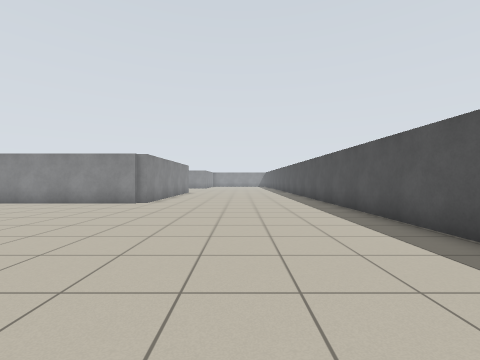
View 1 (above)

24 first-person views from a walk through a robot-simulator world made for Stage. The camera is 0.94 m above the floor, looks level and sees 90° across. The lines on the ground mark 1 m squares. The floor is counted in squares, 1 m on a side. Each view is taken from the middle of a square. On the plan, view 1 faces up. The plan holds only what a view shows up to about 10 squares ahead; the rest is blank. The place goes on beyond the plan. Robots are left out.

View 2
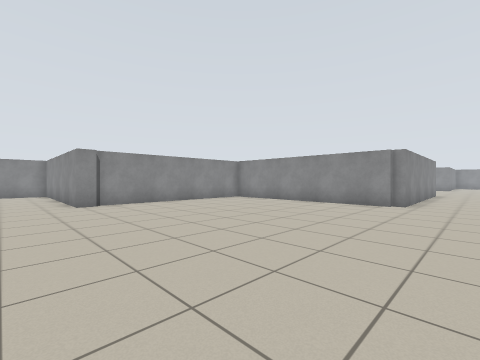

View 3
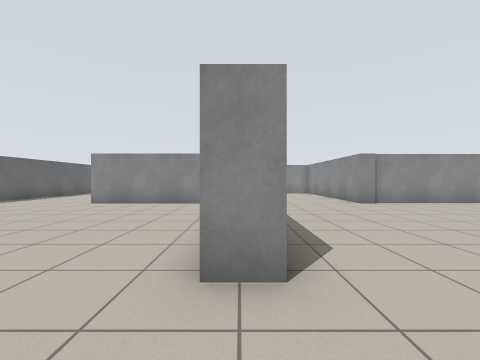

View 4
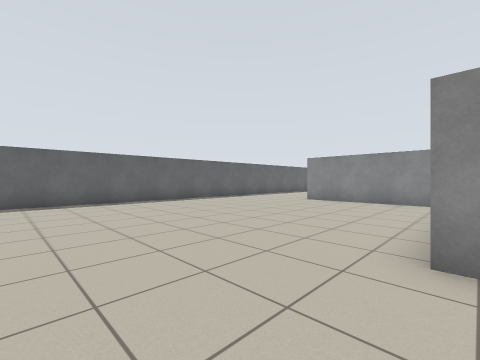

View 5
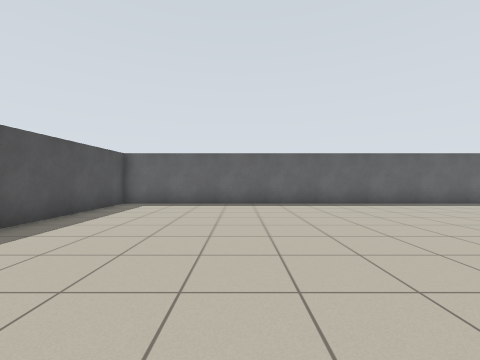

View 6
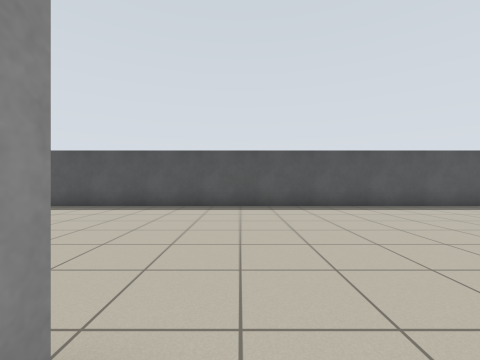

View 7
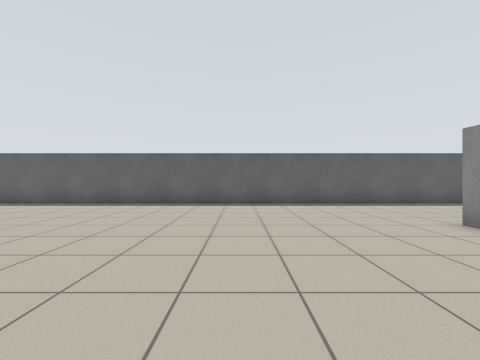

View 8
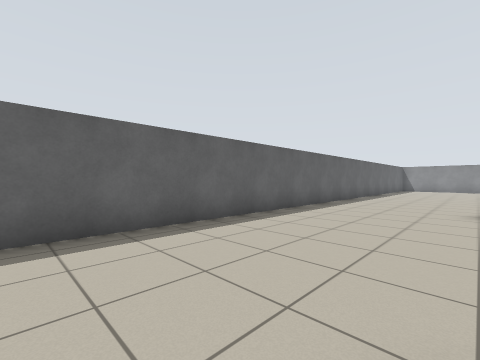

View 9
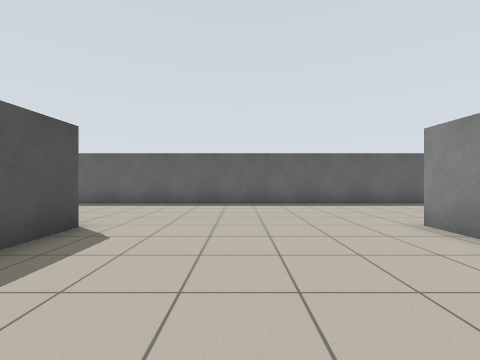

View 10
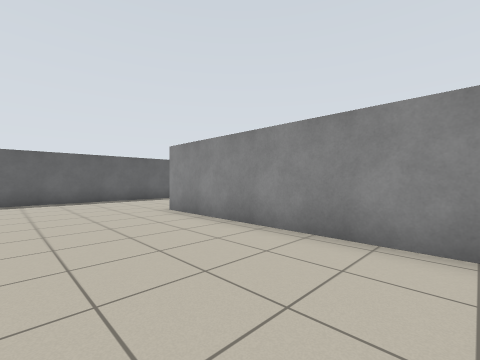

View 11
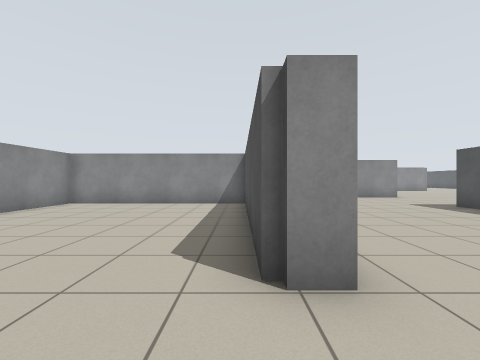

View 12
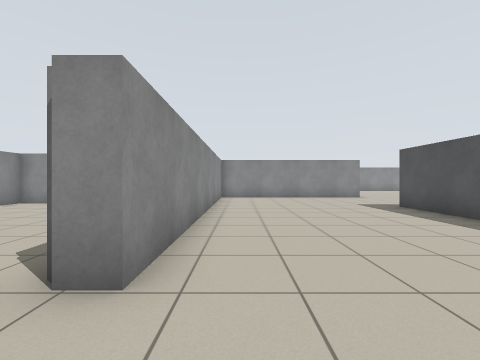

View 13
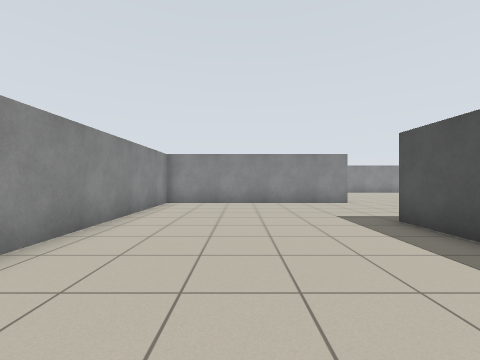

View 14
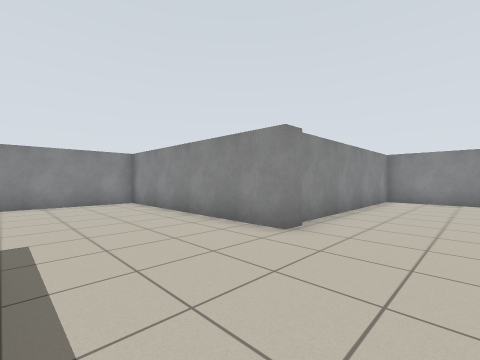

View 15
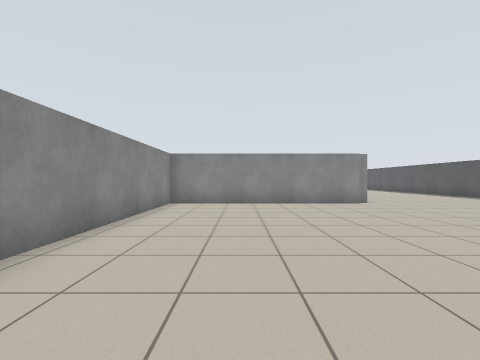

View 16
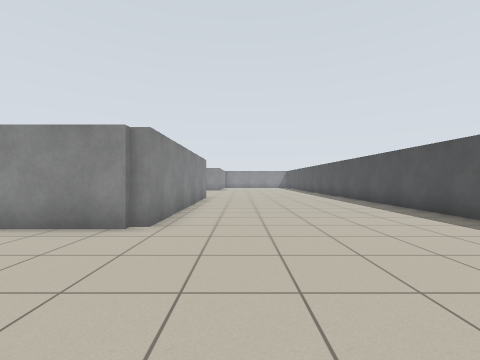

View 17
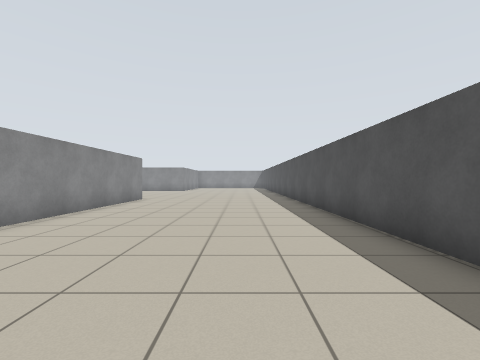

View 18
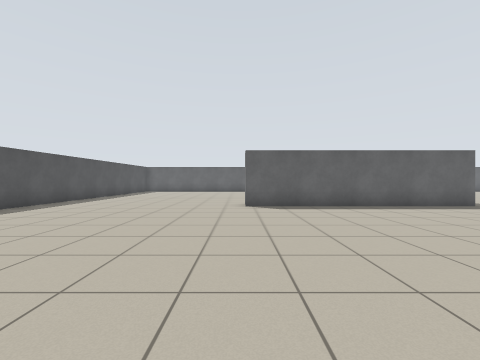

View 19
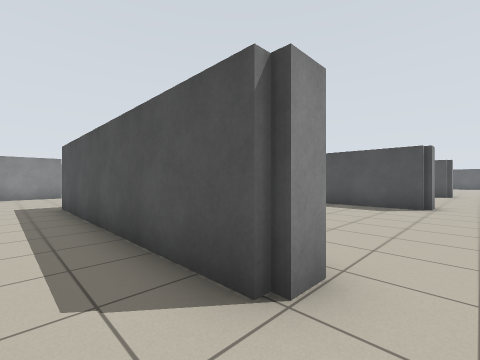

View 20
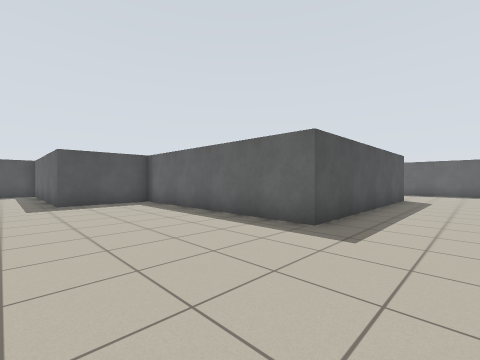

View 21
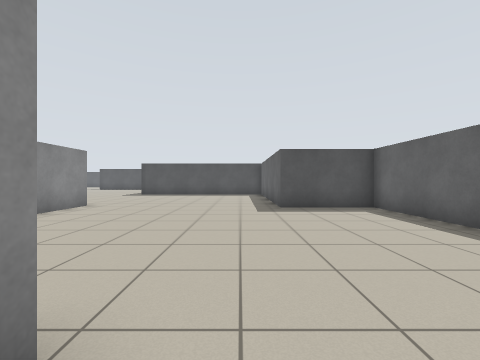

View 22
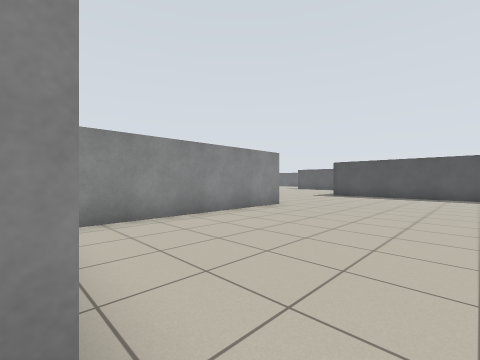

View 23
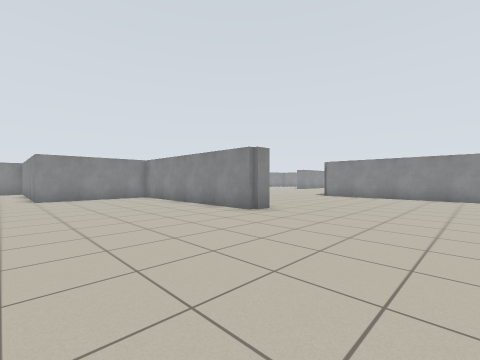

View 24
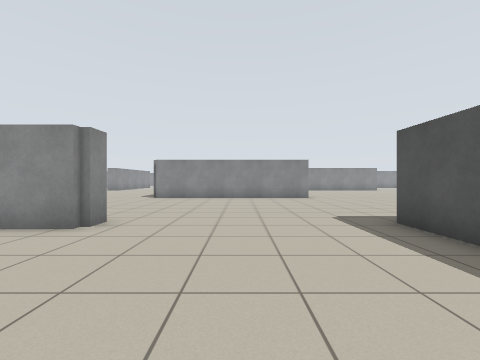

### Floor plan
Points are (right, up) in squares from view 1. A wall is a line through its corners. A room is listed if a view was taken in it or the views show most of it. See-through windows are left out.
Room 1 (views 1, 2, 3, 4, 5, 6, 7, 8, 9, 10, 11, 12, 13, 14, 15, 16, 17, 18, 19)
walls: (-11.6, -4.1) (-11.6, -9); (-12.4, -5.5) (-12.4, -2.6) (-4.2, -2.6) (-4.2, -3.4); (-11.6, 2.5) (-11.6, 1.8) (-19, 1.8) (-19, -9) (-19.8, -9) (-19.8, -1.6); (-19.8, -1.4) (-26.8, -1.4) (-26.8, -9) (-27.6, -9); (-4.1, 9.6) (-11.8, 9.6) (-11.8, 2.4); (-3.8, 15.5) (-3.8, 9.8) (-4.2, 9.8); (-30.4, -13.5) (3.6, -13.5) (3.6, 15.5)
ways out: opening at (-29, -8.7) to room 2
Room 2 (views 20, 21, 22, 23, 24)
walls: (-19, 10.5) (-19, 9.6) (-26, 9.6); (-12.6, 8.4) (-12.6, 10.2); (-27.6, -9) (-27.6, -0.6) (-19.8, -0.6) (-19.8, 2.6) (-17.2, 2.6)
ways out: opening at (-29, -8.7) to room 1

Positions as (right, up) in squares from view 1, and headings:
1: (0, 0), facing up
2: (-2, 0), facing up-left
3: (-2, -3), facing left
4: (-1, -3), facing down-left
5: (-1, -4), facing down
6: (-5, -4), facing right
7: (-7, -4), facing down
8: (-11, -9), facing down-left
9: (-23, -4), facing down
10: (-23, -2), facing down-left
11: (-20, -11), facing up
12: (-18, -11), facing up
13: (-16, -8), facing up
14: (-9, -2), facing up-left
15: (-9, 0), facing up
16: (-2, 5), facing up
17: (1, 6), facing up
18: (-4, 6), facing down
19: (-29, -10), facing up-right
20: (-30, 4), facing down-right
21: (-28, 4), facing right
22: (-27, 4), facing up-right
23: (-14, 4), facing up-left
24: (-16, 5), facing up
